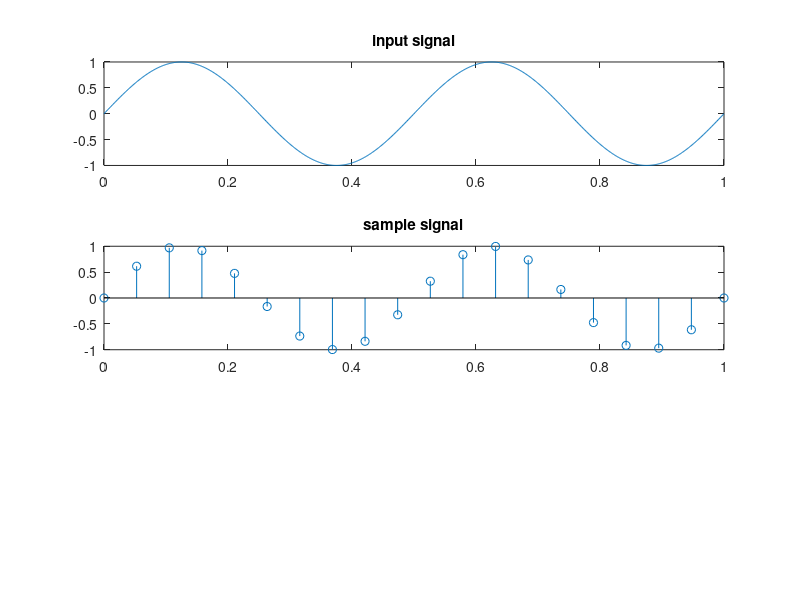

Source code (MATLAB): (Note: this script raises an error after producing the figure.)
%sampling
fm=2;
a=1;
t=0:.001:1;
x=a*sin(2*pi*fm*t);
subplot(3,1,1);
plot(t,x);
title('input signal')

fs=19;  %fs>2fm
t2=0:1/fs:1;
xs=a*sin(2*pi*fm*t2);
subplot(3,1,2);
stem(t2,xs);
title('sample signal')

xr=interp1(t2,xs,t1);
subplot(3,1,3);
plot(t1,xr);
title('reconstruct signal');